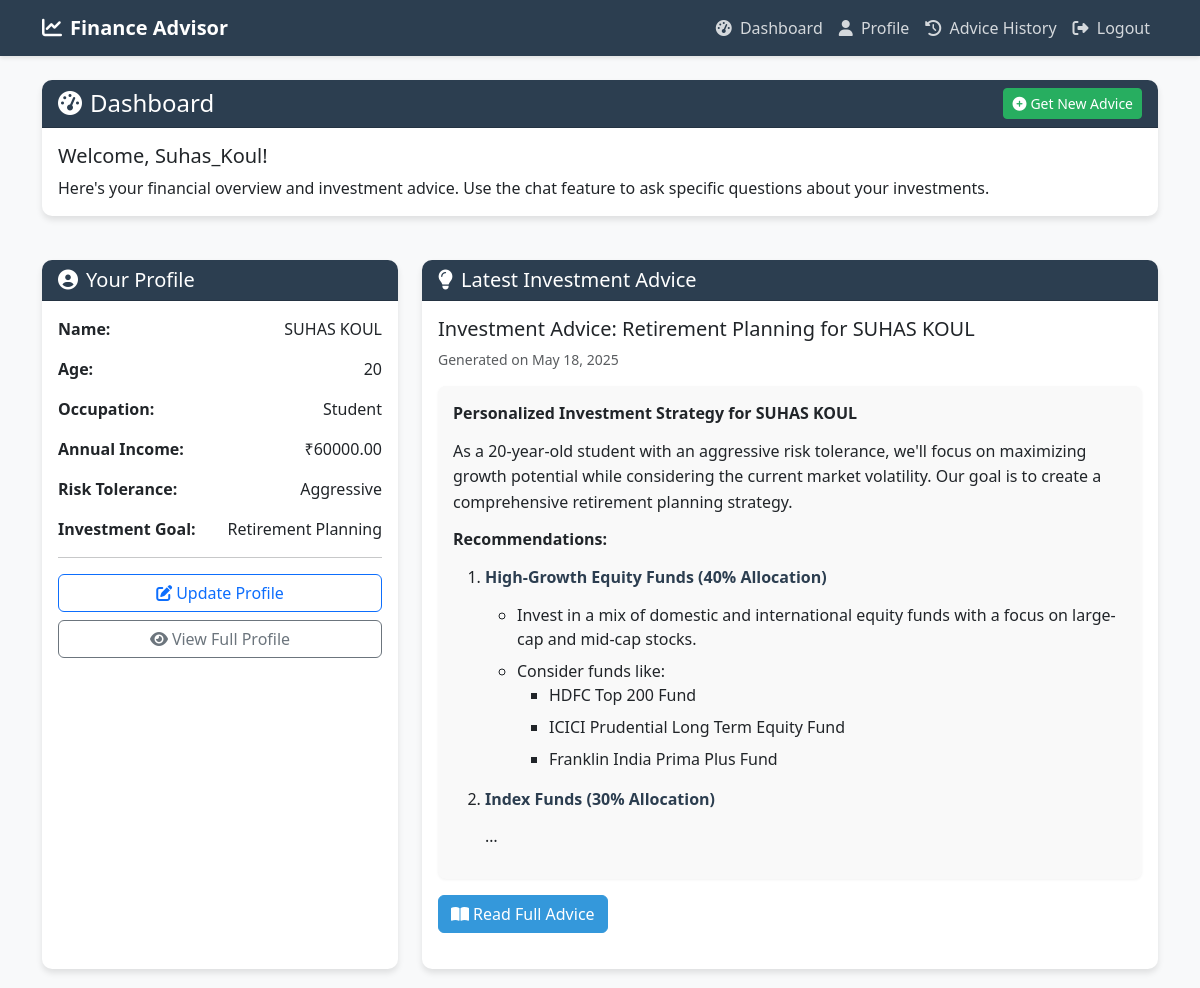
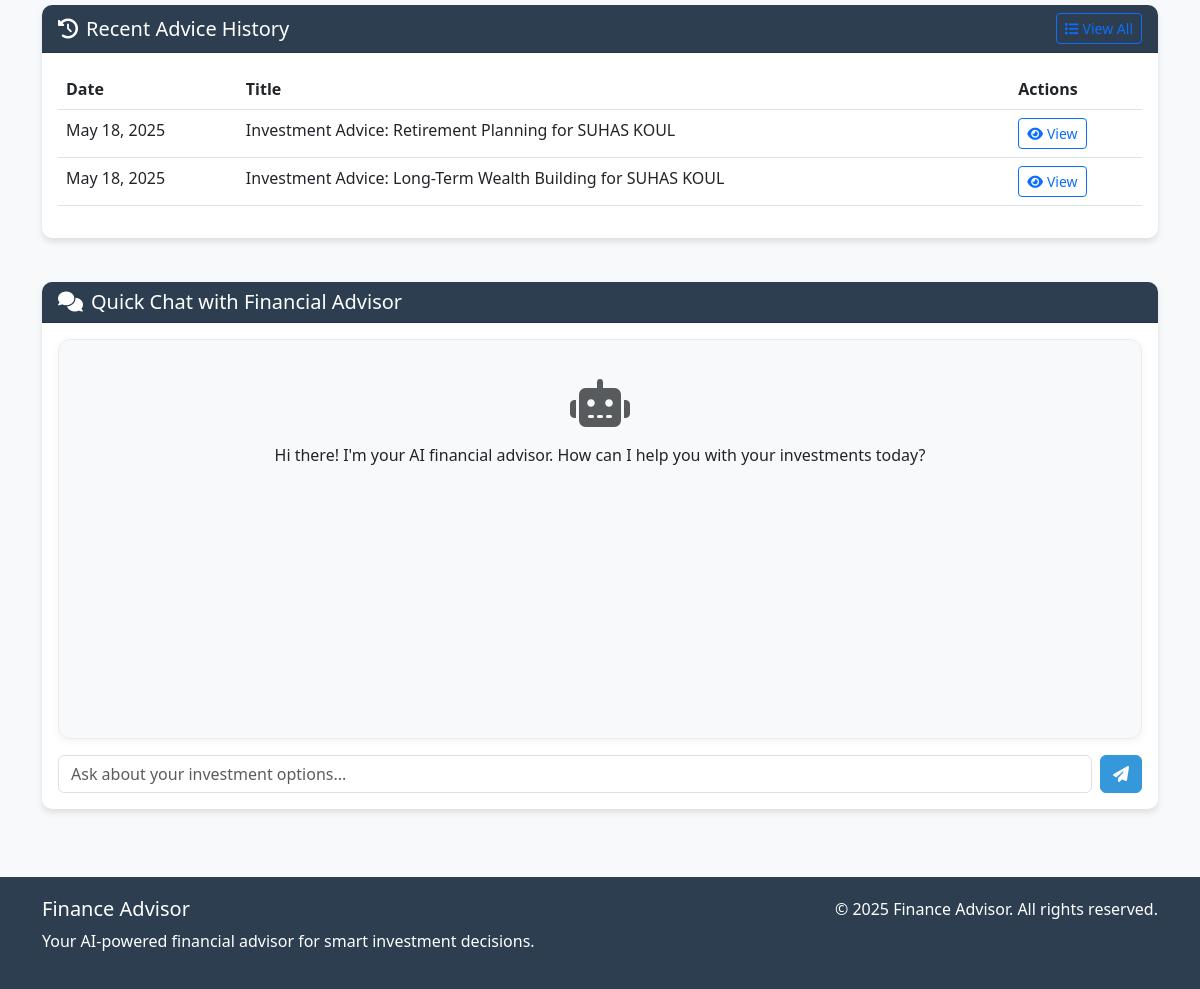
/dashboard/ (signed in), run on the app's committed database (2 pictures, top to bottom).
### advisor/models.py (models this page shows, shortened)
class FinancialProfile(models.Model):
    RISK_CHOICES = [
        ('1', 'Very Conservative'),
        ('2', 'Conservative'),
        ('3', 'Neutral'),
        ('4', 'Aggressive'),
        ('5', 'Extremely Aggressive'),
    ]
    INVESTMENT_GOAL_CHOICES = [
        ('retirement', 'Retirement Planning'),
        ('wealth', 'Wealth Building'),
        ('education', 'Education Funding'),
        ('home', 'Home Purchase'),
        ('other', 'Other Goals'),
    ]
    KNOWLEDGE_CHOICES = [
        ('1', 'Beginner'),
        ('2', 'Intermediate'),
        ('3', 'Advanced'),
        ('4', 'Expert'),
        ('5', 'Extremely Expert'),
    ]
    user = models.OneToOneField(User, on_delete=models.CASCADE, related_name='financial_profile')
    name = models.CharField(max_length=100)
    age = models.PositiveIntegerField(
        validators=[
            MinValueValidator(18, message="You must be at least 18 years old"),
            MaxValueValidator(100, message="Please enter a valid age")
        ]
    )
    occupation = models.CharField(max_length=100)
    family_size = models.PositiveIntegerField(
        default=1,
        validators=[MinValueValidator(1, message="Family size must be at least 1")]
    )
    monthly_income = models.DecimalField(
        max_digits=12,
        decimal_places=2,
        default=0,
        validators=[MinValueValidator(0, message="Monthly income cannot be negative")]
    )
    annual_income = models.DecimalField(
        max_digits=12,
        decimal_places=2,
        default=0,
        validators=[MinValueValidator(0, message="Annual income cannot be negative")],
        blank=True
    )
    monthly_expenses = models.DecimalField(
        max_digits=12,
        decimal_places=2,
        default=0,
        validators=[MinValueValidator(0, message="Monthly expenses cannot be negative")]
    )
    monthly_savings = models.DecimalField(
        max_digits=12,
        decimal_places=2,
        default=0,
        validators=[MinValueValidator(0, message="Monthly savings cannot be negative")]
    )
    current_debts = models.DecimalField(
        max_digits=12,
        decimal_places=2,
        default=0,
        validators=[MinValueValidator(0, message="Current debts cannot be negative")]
    )
    savings = models.DecimalField(
        max_digits=12,
        decimal_places=2,
        default=0,
        validators=[MinValueValidator(0, message="Savings cannot be negative")],
        blank=True
    )
    debt_interest_rate = models.DecimalField(
        max_digits=5,
        decimal_places=2,
        default=0,
        validators=[
            MinValueValidator(0, message="Debt interest rate cannot be negative"),
            MaxValueValidator(100, message="Debt interest rate cannot exceed 100%")
        ]
    )
    risk_tolerance = models.CharField(max_length=1, choices=RISK_CHOICES)
    investment_goal = models.CharField(max_length=20, choices=INVESTMENT_GOAL_CHOICES, default='other')
    investment_knowledge = models.CharField(max_length=1, choices=KNOWLEDGE_CHOICES, default='3')
    has_investment_experience = models.BooleanField(default=False)
    previous_investments = models.TextField(blank=True)
    short_term_goals = models.TextField(blank=True, default='')
    short_term_goal_amount = models.DecimalField(
        max_digits=12,
        decimal_places=2,
        default=0,
        validators=[MinValueValidator(0, message="Goal amount cannot be negative")]
    )
    medium_term_goals = models.TextField(blank=True, default='')
    medium_term_goal_amount = models.DecimalField(
        max_digits=12,
        decimal_places=2,
        default=0,
        validators=[MinValueValidator(0, message="Goal amount cannot be negative")]
    )
    long_term_goals = models.TextField(blank=True, default='')
    long_term_goal_amount = models.DecimalField(
        max_digits=12,
        decimal_places=2,
        default=0,
        validators=[MinValueValidator(0, message="Goal amount cannot be negative")]
    )
    other_assets = models.TextField(blank=True)
    retirement_plans = models.TextField(blank=True)
    created_at = models.DateTimeField(auto_now_add=True)
    updated_at = models.DateTimeField(auto_now=True)

class InvestmentAdvice(models.Model):
    user = models.ForeignKey(User, on_delete=models.CASCADE, related_name='investment_advice')
    profile = models.ForeignKey(FinancialProfile, on_delete=models.CASCADE, related_name='advice')
    title = models.CharField(max_length=200)
    content = models.TextField()
    created_at = models.DateTimeField(auto_now_add=True)
    class Meta:
        ordering = ['-created_at']

### advisor/views.py (the view)
# urls.py: path('dashboard/', views.dashboard, name='dashboard'),
@login_required
def dashboard(request):
    try:
        profile = FinancialProfile.objects.get(user=request.user)
        advice_list = InvestmentAdvice.objects.filter(user=request.user).order_by('-created_at')
        return render(request, 'advisor/dashboard.html', {
            'profile': profile,
            'advice_list': advice_list,
        })
    except FinancialProfile.DoesNotExist:
        messages.info(request, 'Please complete your financial profile to get investment advice.')
        return redirect('create_profile')

### templates/advisor/dashboard.html (shortened to what this page needs)
{% extends 'base.html' %}
{% block content %}
<div class="row mb-4">
    <div class="col-md-12">
        <div class="card">
            <div class="card-header d-flex justify-content-between align-items-center">
                <h4 class="mb-0"><i class="fas fa-tachometer-alt me-2"></i>Dashboard</h4>
                <a href="{% url 'new_advice' %}" class="btn btn-success btn-sm">
                    <i class="fas fa-plus-circle me-1"></i>Get New Advice
                </a>
            </div>
            <div class="card-body">
                <h5 class="card-title">Welcome, {{ user.username }}!</h5>
                <p class="card-text">
                    Here's your financial overview and investment advice. Use the chat feature to ask specific questions about your investments.
                </p>
            </div>
        </div>
    </div>
</div>
<div class="row">
    <div class="col-md-4">
        <div class="card h-100">
            <div class="card-header">
                <h5 class="mb-0"><i class="fas fa-user-circle me-2"></i>Your Profile</h5>
            </div>
            <div class="card-body">
                <div class="d-flex justify-content-between mb-3">
                    <span><strong>Name:</strong></span>
                    <span>{{ profile.name }}</span>
                </div>
                <div class="d-flex justify-content-between mb-3">
                    <span><strong>Age:</strong></span>
                    <span>{{ profile.age }}</span>
                </div>
                <div class="d-flex justify-content-between mb-3">
                    <span><strong>Occupation:</strong></span>
                    <span>{{ profile.occupation }}</span>
                </div>
                <div class="d-flex justify-content-between mb-3">
                    <span><strong>Annual Income:</strong></span>
                    <span>₹{{ profile.annual_income|floatformat:2 }}</span>
                </div>
                <div class="d-flex justify-content-between mb-3">
                    <span><strong>Risk Tolerance:</strong></span>
                    <span>{{ profile.get_risk_tolerance_display }}</span>
                </div>
                <div class="d-flex justify-content-between mb-3">
                    <span><strong>Investment Goal:</strong></span>
                    <span>{{ profile.get_investment_goal_display }}</span>
                </div>
                <hr>
                <div class="d-grid gap-2">
                    <a href="{% url 'update_profile' %}" class="btn btn-outline-primary">
                        <i class="fas fa-edit me-1"></i>Update Profile
                    </a>
                    <a href="{% url 'view_profile' %}" class="btn btn-outline-secondary">
                        <i class="fas fa-eye me-1"></i>View Full Profile
                    </a>
                </div>
            </div>
        </div>
    </div>
    <div class="col-md-8">
        <div class="card h-100">
            <div class="card-header">
                <h5 class="mb-0"><i class="fas fa-lightbulb me-2"></i>Latest Investment Advice</h5>
            </div>
            <div class="card-body">
                {% if advice_list %}
                    {% with latest_advice=advice_list.0 %}
                        <h5>{{ latest_advice.title }}</h5>
                        <p class="text-muted small">Generated on {{ latest_advice.created_at|date:"F d, Y" }}</p>
                        <div class="advice-content">
                            {{ latest_advice.content|safe|truncatewords_html:100 }}
                        </div>
                        <div class="mt-3">
                            <a href="{% url 'view_advice' advice_id=latest_advice.id %}" class="btn btn-primary">
                                <i class="fas fa-book-open me-1"></i>Read Full Advice
                            </a>
                        </div>
                    {% endwith %}
                {% endif %}
            </div>
        </div>
    </div>
</div>
<div class="row mt-4">
    <div class="col-md-12">
        <div class="card">
            <div class="card-header d-flex justify-content-between align-items-center">
                <h5 class="mb-0"><i class="fas fa-history me-2"></i>Recent Advice History</h5>
                <a href="{% url 'advice_history' %}" class="btn btn-outline-primary btn-sm">
                    <i class="fas fa-list me-1"></i>View All
                </a>
            </div>
            <div class="card-body">
                {% if advice_list %}
                    <div class="table-responsive">
                        <table class="table table-hover">
                            <thead>
                                <tr>
                                    <th>Date</th>
                                    <th>Title</th>
                                    <th>Actions</th>
                                </tr>
                            </thead>
                            <tbody>
                                {% for advice in advice_list|slice:":5" %}
                                    <tr>
                                        <td>{{ advice.created_at|date:"M d, Y" }}</td>
                                        <td>{{ advice.title }}</td>
                                        <td>
                                            <a href="{% url 'view_advice' advice_id=advice.id %}" class="btn btn-sm btn-outline-primary">
                                                <i class="fas fa-eye me-1"></i>View
                                            </a>
                                        </td>
                                    </tr>
                                {% endfor %}
                            </tbody>
                        </table>
                    </div>
                {% else %}
                    <p class="text-center py-3 text-muted">No advice history available.</p>
                {% endif %}
            </div>
        </div>
    </div>
</div>
<div class="row mt-4">
    <div class="col-md-12">
        <div class="card">
            <div class="card-header">
                <h5 class="mb-0"><i class="fas fa-comments me-2"></i>Quick Chat with Financial Advisor</h5>
            </div>
            <div class="card-body">
                <div id="chat-container" class="chat-container mb-3">
                    <div class="text-center py-4">
                        <i class="fas fa-robot fa-3x mb-3 text-muted"></i>
                        <p>Hi there! I'm your AI financial advisor. How can I help you with your investments today?</p>
                    </div>
                </div>
                <form id="chat-form" class="d-flex">
                    <input type="text" id="chat-input" class="form-control me-2" placeholder="Ask about your investment options...">
                    <button type="submit" class="btn btn-primary">
                        <i class="fas fa-paper-plane"></i>
                    </button>
                </form>
            </div>
        </div>
    </div>
</div>
{% endblock %}

### templates/base.html (shortened to what this page needs)
<!DOCTYPE html>
<html lang="en">
<head>
    <link href="https://cdn.jsdelivr.net/npm/bootstrap@5.3.0/dist/css/bootstrap.min.css" rel="stylesheet">
    <link rel="stylesheet" href="https://cdnjs.cloudflare.com/ajax/libs/font-awesome/6.4.0/css/all.min.css">
</head>
<body>
    <nav class="navbar navbar-expand-lg navbar-dark mb-4">
        <div class="container">
            <a class="navbar-brand" href="{% url 'index' %}">
                <i class="fas fa-chart-line me-2"></i>Finance Advisor
            </a>
            <div class="collapse navbar-collapse" id="navbarNav">
                <ul class="navbar-nav ms-auto">
                    {% if user.is_authenticated %}
                        <li class="nav-item">
                            <a class="nav-link" href="{% url 'dashboard' %}">
                                <i class="fas fa-tachometer-alt me-1"></i> Dashboard
                            </a>
                        </li>
                        <li class="nav-item">
                            <a class="nav-link" href="{% url 'view_profile' %}">
                                <i class="fas fa-user me-1"></i> Profile
                            </a>
                        </li>
                        <li class="nav-item">
                            <a class="nav-link" href="{% url 'advice_history' %}">
                                <i class="fas fa-history me-1"></i> Advice History
                            </a>
                        </li>
                        <li class="nav-item">
                            <a class="nav-link" href="{% url 'logout' %}">
                                <i class="fas fa-sign-out-alt me-1"></i> Logout
                            </a>
                        </li>
                    {% endif %}
                </ul>
            </div>
        </div>
    </nav>
    <div class="container">
        {% block content %}{% endblock %}
    </div>
    <footer class="footer mt-5">
        <div class="container">
            <div class="row">
                <div class="col-md-6">
                    <h5>Finance Advisor</h5>
                    <p>Your AI-powered financial advisor for smart investment decisions.</p>
                </div>
                <div class="col-md-6 text-md-end">
                    <p>&copy; {% now "Y" %} Finance Advisor. All rights reserved.</p>
                </div>
            </div>
        </div>
    </footer>
</body>
</html>

### templates/base.html (style rules this page uses)
:root { --primary-color: #2c3e50; --secondary-color: #3498db; --accent-color: #27ae60; --danger-color: #e74c3c; --light-color: #ecf0f1; --dark-color: #2c3e50; }
body { font-family: 'Segoe UI', Tahoma, Geneva, Verdana, sans-serif; background-color: #f8f9fa; color: #333; }
.navbar { background-color: var(--primary-color); box-shadow: 0 2px 4px rgba(0, 0, 0, 0.1); }
.navbar-brand { font-weight: bold; color: white !important; }
.nav-link { color: rgba(255, 255, 255, 0.8) !important; }
.card { border-radius: 10px; box-shadow: 0 4px 6px rgba(0, 0, 0, 0.1); margin-bottom: 20px; border: none; }
.card-header { background-color: var(--primary-color); color: white; border-radius: 10px 10px 0 0 !important; font-weight: bold; }
.btn-primary { background-color: var(--secondary-color); border-color: var(--secondary-color); }
.btn-success { background-color: var(--accent-color); border-color: var(--accent-color); }
.advice-content { background-color: white; padding: 20px; border-radius: 10px; box-shadow: 0 2px 4px rgba(0, 0, 0, 0.05); }
.advice-paragraph { line-height: 1.6; margin-bottom: 1rem; }
.advice-list { margin-bottom: 1.5rem; }
.advice-list li { margin-bottom: 0.5rem; }
.chat-container { height: 400px; overflow-y: auto; padding: 15px; background-color: #f8f9fa; border-radius: 12px; border: 1px solid #e9ecef; box-shadow: 0 2px 8px rgba(0,0,0,0.05); }
.advice-content { padding: 15px; background-color: #f9f9f9; border-radius: 8px; box-shadow: 0 1px 3px rgba(0,0,0,0.05); }
.advice-paragraph { margin-bottom: 12px; line-height: 1.6; }
.advice-list { margin-bottom: 15px; }
.advice-list li { margin-bottom: 8px; }
.advice-list li strong { color: var(--primary-color); }
.footer { background-color: var(--primary-color); color: white; padding: 20px 0; margin-top: 50px; }

### data on the page
FinancialProfile: name "SUHAS KOUL", age "20", occupation "Student", annual_income "60000.00", risk_tolerance "Aggressive", investment_goal "Retirement Planning"
InvestmentAdvice: title "Investment Advice: Retirement Planning for SUHAS KOUL", created_at "May 18, 2025", content "Personalized Investment Strategy for SUHAS KOUL As a 20-year-old student with an aggressive risk tolerance, we'll focus on maximizing growth potential while considering the current market volatility. Our goal is to create a comprehensive retirement planning strategy. Recommendations: High-Growth Equity Funds (40% Allocation) Invest in a mix of domestic and international equity funds with a focus on large-cap and mid-cap stocks. Consider funds like: HDFC Top 200 Fund ICICI Prudential Long Term Equity Fund Franklin India Prima Plus Fund Index Funds (30% Allocation) …"
InvestmentAdvice: created_at "May 18, 2025", title "Investment Advice: Long-Term Wealth Building for SUHAS KOUL"

### other printed values
{{ user.username }} "Suhas_Koul"
